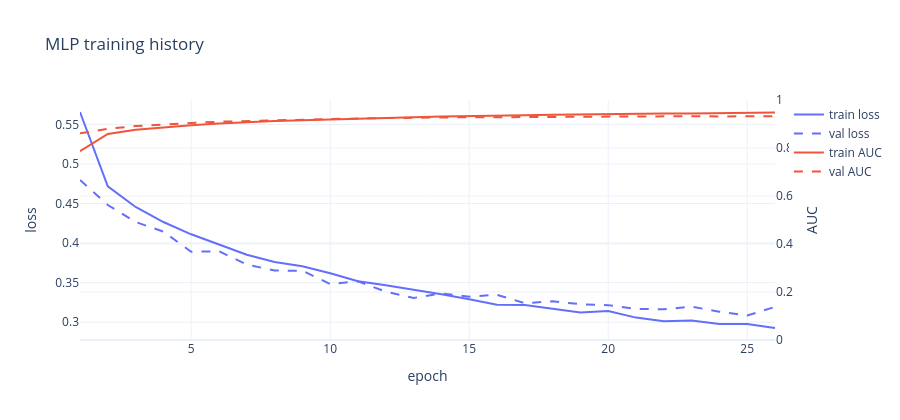

Notebook code cell kept with this figure:
### Code cell
#| label: fig-mlp-history
#| fig-cap: "Figure 5: MLP training curve. Validation AUC is what early stopping watches; the gap between train and validation loss is the overfitting I use dropout to keep in check."
h = history.history
ep = list(range(1, len(h["loss"]) + 1))
fig = go.Figure()
fig.add_trace(go.Scatter(x=ep, y=h["loss"], name="train loss", line=dict(color=PALETTE["bi"])))
fig.add_trace(go.Scatter(x=ep, y=h["val_loss"], name="val loss", line=dict(color=PALETTE["bi"], dash="dash")))
fig.add_trace(go.Scatter(x=ep, y=h["auc"], name="train AUC", line=dict(color=PALETTE["ml"]), yaxis="y2"))
fig.add_trace(go.Scatter(x=ep, y=h["val_auc"], name="val AUC", line=dict(color=PALETTE["ml"], dash="dash"), yaxis="y2"))
fig.update_layout(
    title="MLP training history", height=420, xaxis_title="epoch",
    yaxis=dict(title="loss"), yaxis2=dict(title="AUC", overlaying="y", side="right", range=[0, 1]),
)
fig.show()

### Figure 1 — Plotly figure (JSON) as saved in the notebook; plotly's stock layout.template omitted (floating-point values rounded to 4 significant figures)
{"data": [{"line": {"color": "#636EFA"}, "name": "train loss", "type": "scatter", "x": [1, 2, 3, 4, 5, 6, 7, 8, 9, 10, 11, 12, 13, 14, 15, 16, 17, 18, 19, 20, 21, 22, 23, 24, 25, 26], "y": [0.5657, 0.4718, 0.4457, 0.4266, 0.4111, 0.3977, 0.3852, 0.376, 0.3706, 0.3618, 0.3518, 0.3468, 0.3415, 0.3353, 0.3289, 0.322, 0.3216, 0.3173, 0.3122, 0.3142, 0.3057, 0.3012, 0.3021, 0.2975, 0.2976, 0.2926]}, {"line": {"color": "#636EFA", "dash": "dash"}, "name": "val loss", "type": "scatter", "x": [1, 2, 3, 4, 5, 6, 7, 8, 9, 10, 11, 12, 13, 14, 15, 16, 17, 18, 19, 20, 21, 22, 23, 24, 25, 26], "y": [0.4797, 0.4481, 0.4266, 0.4145, 0.3889, 0.3896, 0.3728, 0.3652, 0.365, 0.3482, 0.3517, 0.3385, 0.3306, 0.3362, 0.3322, 0.3346, 0.324, 0.3263, 0.3227, 0.3215, 0.3168, 0.3163, 0.3196, 0.3131, 0.3083, 0.3193]}, {"line": {"color": "#EF553B"}, "name": "train AUC", "type": "scatter", "x": [1, 2, 3, 4, 5, 6, 7, 8, 9, 10, 11, 12, 13, 14, 15, 16, 17, 18, 19, 20, 21, 22, 23, 24, 25, 26], "y": [0.7865, 0.8588, 0.8757, 0.8865, 0.8948, 0.902, 0.9082, 0.9124, 0.9156, 0.9194, 0.9235, 0.9261, 0.9283, 0.9309, 0.9336, 0.9361, 0.9367, 0.9383, 0.9402, 0.9396, 0.9428, 0.9442, 0.9441, 0.9458, 0.9459, 0.9476], "yaxis": "y2"}, {"line": {"color": "#EF553B", "dash": "dash"}, "name": "val AUC", "type": "scatter", "x": [1, 2, 3, 4, 5, 6, 7, 8, 9, 10, 11, 12, 13, 14, 15, 16, 17, 18, 19, 20, 21, 22, 23, 24, 25, 26], "y": [0.8609, 0.8799, 0.8914, 0.8988, 0.9042, 0.9096, 0.9131, 0.9165, 0.9192, 0.9205, 0.9232, 0.9252, 0.9246, 0.9272, 0.928, 0.9294, 0.9294, 0.9292, 0.9302, 0.9312, 0.9325, 0.9316, 0.9324, 0.9316, 0.9325, 0.9325], "yaxis": "y2"}], "layout": {"height": 420, "title": {"text": "MLP training history"}, "xaxis": {"title": {"text": "epoch"}}, "yaxis": {"title": {"text": "loss"}}, "yaxis2": {"overlaying": "y", "range": [0, 1], "side": "right", "title": {"text": "AUC"}}}}
